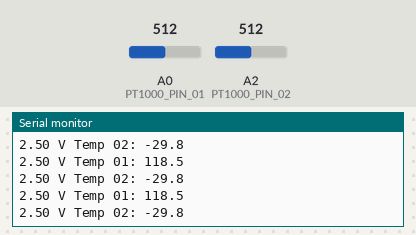
Recording of a sketch running on a simulated Arduino Uno, built with avr-gcc and run on an emulated ATmega328P. Shown: the last lines printed to the serial monitor. The test bench sets the inputs (shaded band); at power-on: A0 (PT1000_PIN_01) = 512, A2 (PT1000_PIN_02) = 512.

Above: at 1.3 s.
1.4 s: A0 (PT1000_PIN_01) set to 716
At 1.82 s:
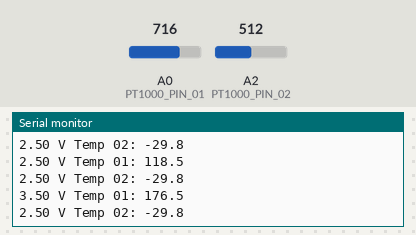
2.9 s: A2 (PT1000_PIN_02) set to 716
At 3.33 s:
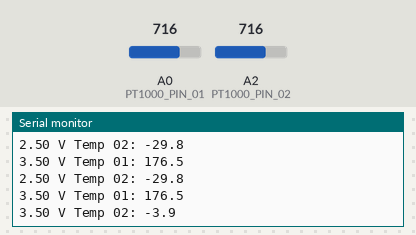
4.4 s: A0 (PT1000_PIN_01) set to 900
At 4.83 s:
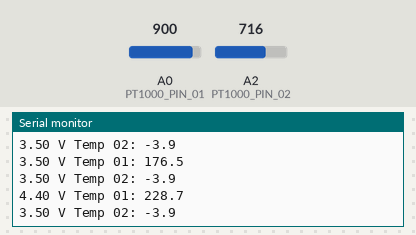
5.9 s: A2 (PT1000_PIN_02) set to 900
At 6.34 s:
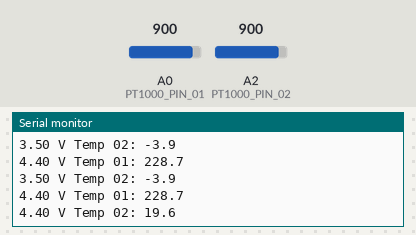
Timing chart, 0 to 8.4 s (numbered marks = the images above; inputs shaded):
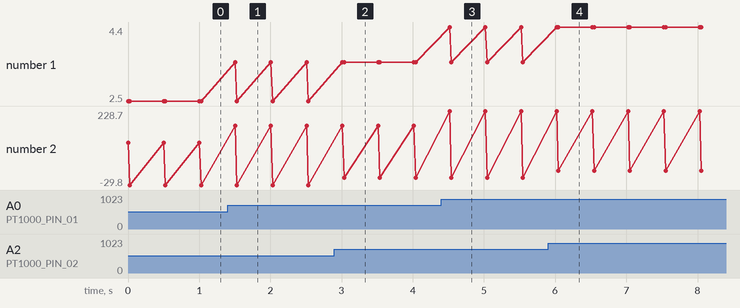

Measured:
- after the input at 1.4 s, the serial monitor: prints a new line after 0.11 s (image 1)
- after the input at 2.9 s, the serial monitor: prints a new line after 0.14 s (image 2)
- after the input at 4.4 s, the serial monitor: prints a new line after 0.12 s (image 3)
- after the input at 5.9 s, the serial monitor: prints a new line after 0.15 s (image 4)
- plotted number 2: -29.8 → -3.9 after the input at 2.9 s, -3.9 → 19.6 after the input at 5.9 s

The sketch:

pt1000.ino
```cpp
//More Information at: https://www.aeq-web.com/
//Version 1.0 | 03-DEC-2020

const int PT1000_PIN_01 = A0;
const int PT1000_PIN_02 = A2;
const float vt_factor_01 = 1.72;
const float vt_factor_02 = 3.84;
const float offset_01 = -27;
const float offset_02 = -95;

float temp_c_01;
float temp_c_02;

void setup() {
  Serial.begin(9600);
}

void loop() {
  int sensorvalue_01 = analogRead(PT1000_PIN_01);
  float voltage_01 = sensorvalue_01 * (5.0 / 1023.0);
  temp_c_01 = (((voltage_01 * 100) / vt_factor_01) + offset_01);
  Serial.print(voltage_01);
  Serial.print(" V Temp 01: ");
  Serial.println(temp_c_01, 1);
  int sensorvalue_02 = analogRead(PT1000_PIN_02);
  float voltage_02 = sensorvalue_02 * (5.0 / 1023.0);
  temp_c_02 = (((voltage_02 * 100) / vt_factor_02) + offset_02);
  Serial.print(voltage_02);
  Serial.print(" V Temp 02: ");
  Serial.println(temp_c_02, 1);
  delay(500);
}
```
